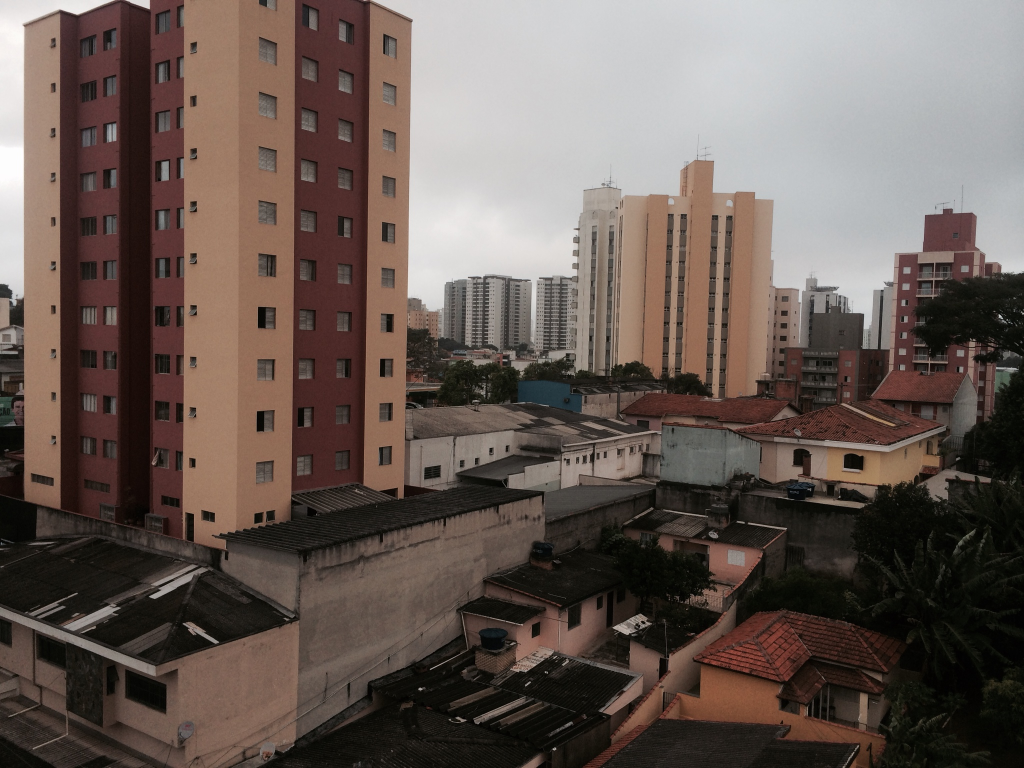
//> input picture sbc1.png, 2048 x 1536 px (shown at 1/2 size)
$ ./main   (built with g++ and OpenCV 4)
//> lines starting //> are read from the running program, lines starting //| are printed output that depends on the picture
// ------------------------------------------------------------------------
// Project: q-SIFT
// Authors:  Guilherme Wachs-Lopes <gwachs@fei.edu.br>
//           Miller Horvath <mhorvath@fei.edu.br>
//
// This is an open source code created for research and academic purposes.
// If you have used this code in you research, please cite:
//
//   P. S. Rodrigues, G. A. Wachs-Lopes, G. Antonio Giraldi and M. Horvath,
//   in press. q-SIFT: A Strategy Based on Non-Extensive Statistic to
//   Improve SIFT Algorithm Under Severe Conditions. Pattern Recognition.
//
// ------------------------------------------------------------------------

#include <sift.h>

#include <highgui.h>
#include <imgfeatures.h>
#include <utils.h>

IplImage *resizeIpl(IplImage *img, float factor){
    CvSize s = cvGetSize(img);
    s.height *= factor;
    s.width *= factor;

    IplImage *ret = cvCreateImage( s, img->depth, img->nChannels);
    cvResize(img, ret);
    return ret;
}


int main(int argc, char *argv[]) {

    //IplImage *img = cvLoadImage("/Users/wachs/SUN/Images/a/abbey/sun_aaalbzqrimafwbiv.jpg", CV_LOAD_IMAGE_COLOR);
    IplImage *orig = cvLoadImage("/home/miller/Desktop/OneDrive - DePaul University/qSIFT/CPP/OpenSift/sbc1.png", CV_LOAD_IMAGE_COLOR);
//> orig is the input picture: 1536 rows x 2048 cols, CV_8UC3; mean B, G, R 84.5, 90.8, 103.7
    IplImage *orig2 = cvLoadImage("/home/miller/Desktop/OneDrive - DePaul University/qSIFT/CPP/OpenSift/sbc2.png", CV_LOAD_IMAGE_COLOR);
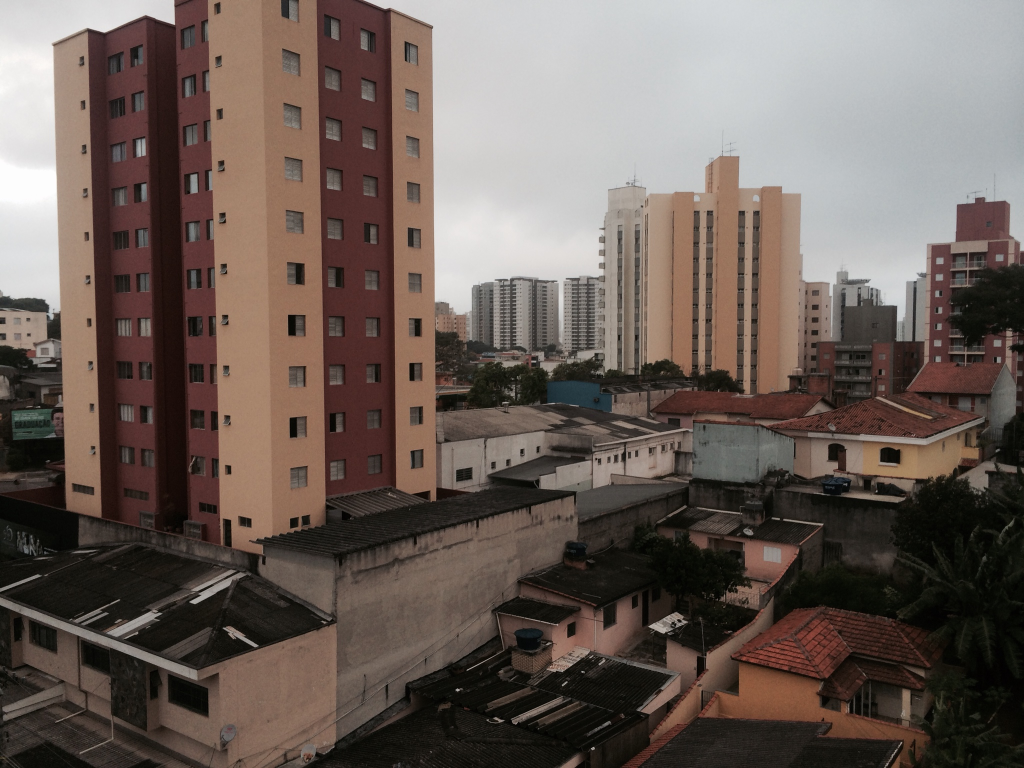
//> input picture sbc2.png, 2048 x 1536 px (shown at 1/2 size)
//> orig2 is the input picture: 1536 rows x 2048 cols, CV_8UC3; mean B, G, R 87.6, 94.2, 106.7

    IplImage *img=resizeIpl(orig, 0.25);
//> in resizeIpl, `cvResize(img, ret);`:
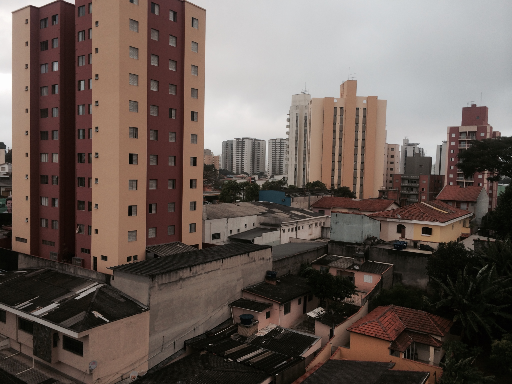
//> ret: 384 rows x 512 cols, CV_8UC3; mean B, G, R 84.6, 90.9, 103.8
    IplImage *img2=resizeIpl(orig2, 0.25);
//> call 2 of resizeIpl, with factor = 0.25
//> in resizeIpl (call 2), `cvResize(img, ret);`:
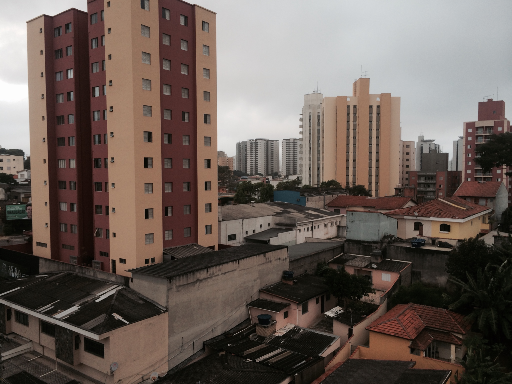
//> ret: 384 rows x 512 cols, CV_8UC3; mean B, G, R 87.8, 94.3, 106.8

    cvReleaseImage(&orig);
    cvReleaseImage(&orig2);

    struct feature *feat;

    /*int points = _sift_features( img, &feat, SIFT_INTVLS, SIFT_SIGMA, SIFT_CONTR_THR,
                           SIFT_CURV_THR, SIFT_IMG_DBL, SIFT_DESCR_WIDTH,
                           SIFT_DESCR_HIST_BINS );*/

//> (the run ends here: the program needs code that is not available in this run, at `int points = _sift_features(img, &feat, SIFT_INTVLS, SIFT_SIGMA, SIFT_..`)
